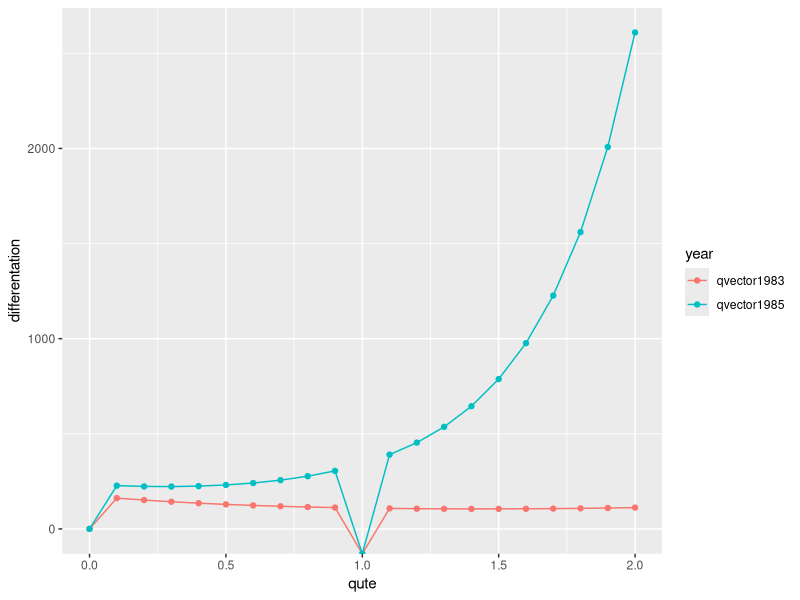
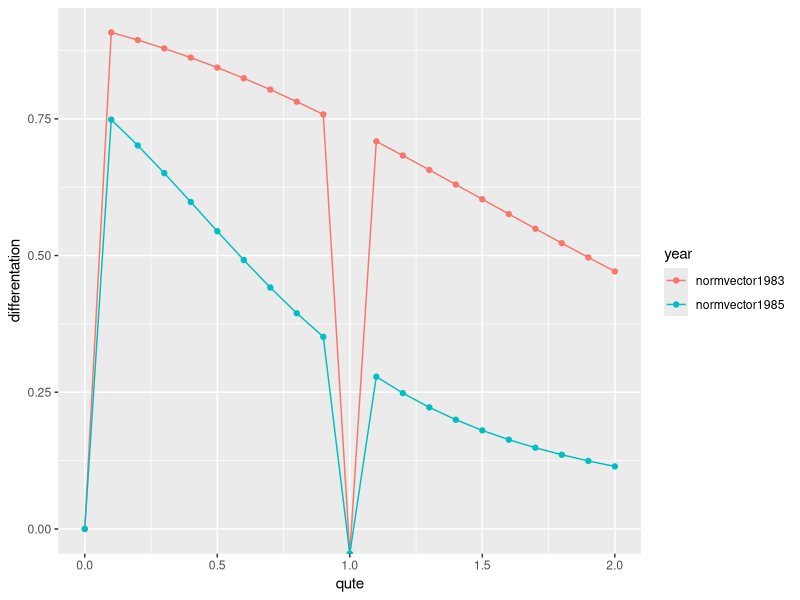
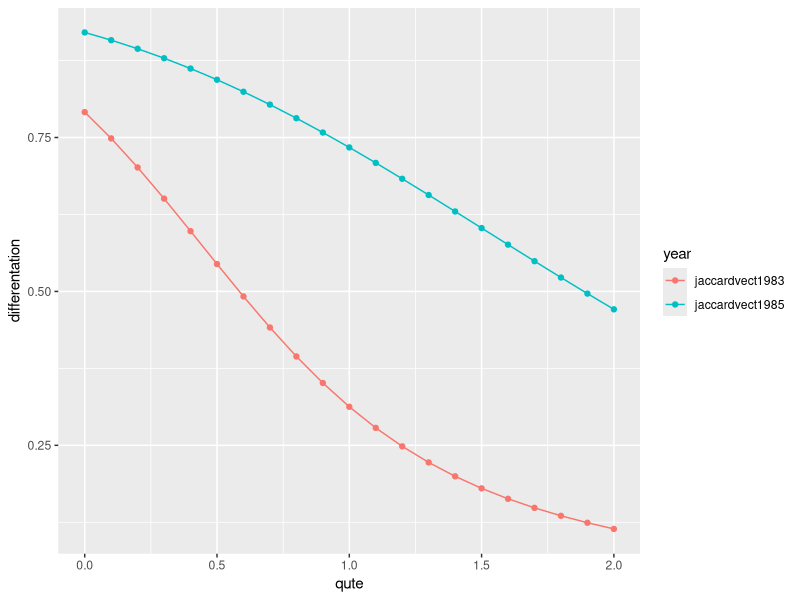

Reproduce these figures in R, in order.
#chaochiuizeradapted from Tina Harrison"s work


##################################################
library(tidyverse)
data1985 <-
  read.table("percov1985.txt", header = TRUE) %>% select(-1) %>% as.matrix()
data1983 <-
  read.table("percov1983.txt", header = TRUE) %>% select(-1) %>% as.matrix()

chaochiuizer <- function(Z, q, output) {
  

  ##################################################
  # eqn 1, defining a site-species abundance matrix
  N <- ncol(Z) # number of communities
  S <- nrow(Z) # number of species (gamma)
  # drop all rows and columns that sum to 0
  Z <- Z[rowSums(Z) > 0, colSums(Z) > 0]

  ##################################################
  # eqn 2, matrix of mean abundance (the "null")
  M = matrix(rep(rowSums(Z) / N, each = N), ncol = N, byrow = T)

  ##################################################
  #Variance Framework
  #eqn 3, total centered sum of squares
  SumSqrs = sum((Z - M) ^ 2)

  ##################################################
  #Decompostion Framework

  # eqn 5c, multiplicative beta component
  # first, redefine reality to make life a little easier
  Ln = function(x) {
    ifelse(x != 0, log(x), 0)
  }
  Exp = function(x, y) {
    ifelse(x != 0, x ^ y, 0)
  }

  # eqn 5a, gamma diversity. note relativized by total abundance
  D_gamma = ifelse(q != 1,
                   sum(Exp(rowSums(Z)/sum(Z), q))^(1/(1 - q)),
                   exp(-sum((rowSums(Z)/sum(Z))*Ln(rowSums(Z)/sum(Z)))) )

  # eqn 5b, alpha diversity.
  D_alpha = ifelse(q != 1,
                   (1/N)*sum(Exp(Z/sum(Z), q))^(1/(1-q)), 
                   exp(-sum((Z/sum(Z))*Ln(Z/sum(Z))) - log(N)) )

  # eqn 5c, multiplicative beta component
  D_beta = D_gamma/D_alpha

  ##################################################
  # Decompostion normalized overlap measures
  # eqn 6a, N-community Sorensen; effective average proportion of a community's species that are shared across all communities; 1 - CqN is the effective average of unique species in a community
  C_qN = ifelse(q != 1,
                ((1 / D_beta) ^ (q - 1) - (1 / N) ^ (q - 1)) / (1 - (1 / N) ^ (q - 1)),
                1 - (1 / (sum(Z) * Ln(N))) * sum(Z * Ln(Z / rowMeans(Z))))
  Sorensen = 1 - C_qN
  # when Z is within-community rel abundances, q=1 reduces to Horn and q=2 reduces to Morisita-Horn. Is there a general solution for q=1?

  # eqn 6b, N-community Jaccard; effective proportion of species in pooled community that are shared across all communities; 1 - UqN is the effective proportion of unique species in the pooled community
  U_qN = ifelse(q != 1,
                ((1 / D_beta) ^ (1 - q) - (1 / N) ^ (1 - q)) / (1 - (1 / N) ^ (1 - q)),
                1 - (1 / (sum(Z) * Ln(N))) * sum(Z * Ln(Z / rowMeans(Z))))
  Jaccard = 1 - U_qN
  # when Z is within-community rel abundances, q=1 reduces to Horn and q=2 reduces to regional species-overlap from Chiu, Jost & Chao 2014

  #################################################
  #eqn 7a q-th order divergence

  qdiv = (1 / (q - 1)) * (sum((Z ^ q) - (M ^ q)))
  #What q would bridge the variance framework with the decomposition framework?

  #################################################
  #eqn 12a, normalized divergence 

  normdiv1=(sum((Z^q)-(M^q)))/(((N^q)-N)*colSums(M^q)[1])

  # summary stuff
  N; sum(Z); S; q

  # rowSums(Z) # total abundance of ith species in pooled community
  # rowSums(Z)/N # average abundance of ith species per community
  # colSums(Z) # size of the kth community

  # Output function depending on output= "everything", "qdiv", or "normdiv1"

  if(output=="everything") {
    out <-
      c(SumSqrs,
        D_gamma,
        D_alpha,
        D_beta,
        Sorensen,
        Jaccard,
        qdiv,
        normdiv1,
        normdiv2)
    names(out) <-
      c(
        "SumSqrs",
        "D_gamma",
        "D_alpha",
        "D_beta",
        "Sorensen",
        "Jaccard",
        "qdiv",
        "normdiv1",
        'normdiv2'
      )
    out
  }
  else {
    if (output == "normdiv1") {
      out2 <- c(normdiv1)
      out2
    }
    else {
      if (output == "Jaccard") {
        out3 <- c(Jaccard)
        out3
      }
      else {
        if (output == "qdiv") {
          out4 <- c(qdiv)
          out4
        }
        else{
          out5 <- NA
          out5
        }
      }
    }
  }
}

###############################################################################
chaochiuizer(Z=data1985,q=2,output = "normdiv1")

#what do you notice about normdiv1 and the Jaccard index when q equals 1?
# what about sumsqrs and qdiv when q equals 2?


###############################################################################
#how does this vary with q?
chaochiuizer(Z=data1985,q=0,output = "qdiv")
chaochiuizer(Z=data1985,q=0.5,output = "qdiv")
chaochiuizer(Z=data1985,q=1,output = "qdiv")
chaochiuizer(Z=data1985,q=1.5,output = "qdiv")
chaochiuizer(Z=data1985,q=2,output = "qdiv")

#So this is what I am trying to do with the for loop. Unfortunately it looks like my 
#if else statement messed up the for loop
###############################################################################

#how might we use the jaccard or normdiv measure to compare communities? 

qute <- seq(0, 2, by=0.1)#create a vector of possible q values


normvector1985 <- NULL#create an empty vector
normvector1983 <- NULL

for (i in seq(qute)) {

  normvector1985[i] <-
    chaochiuizer(Z = data1985, output = "normdiv1", q = qute[i])

  normvector1983[i] <-
    chaochiuizer(Z = data1983, output = "normdiv1", q = qute[i])

}

qvector1983 <- NULL
qvector1985 <- NULL

for (i in seq(qute)) {

  qvector1985[i] <-
    chaochiuizer(Z = data1985, output = "qdiv", q = qute[i])

  qvector1983[i] <-
    chaochiuizer(Z = data1983, output = "qdiv", q = qute[i])

}

jaccardvect1983<-NULL
jaccardvect1985<-NULL

for (i in seq(qute)) {
  jaccardvect1983[i] <-
    chaochiuizer(Z = data1985, output = "Jaccard", q = qute[i])
  jaccardvect1985[i] <-
    chaochiuizer(Z = data1983, output = "Jaccard", q = qute[i])
}

#figure 2a
notnormalized_divergence <- data.frame(qute, qvector1983, qvector1985) %>%
  pivot_longer(2:3, names_to = "year", values_to = "differentation") %>%
  ggplot(aes(
    x = qute,
    y = differentation,
    group = year,
    color = year
  )) + geom_line() + geom_point()
notnormalized_divergence

#figure 2b
normalized_divergence <-
  data.frame(qute, normvector1983, normvector1985) %>%
  pivot_longer(2:3, names_to = "year", values_to = "differentation") %>%
  ggplot(aes(
    x = qute,
    y = differentation,
    group = year,
    color = year
  )) + geom_line() + geom_point()
normalized_divergence

#Jaccard figure
Jaccard_divergence <-
  data.frame(qute, jaccardvect1983, jaccardvect1985) %>%
  pivot_longer(2:3, names_to = "year", values_to = "differentation") %>%
  ggplot(aes(
    x = qute,
    y = differentation,
    group = year,
    color = year
  )) + geom_line() + geom_point()
Jaccard_divergence


